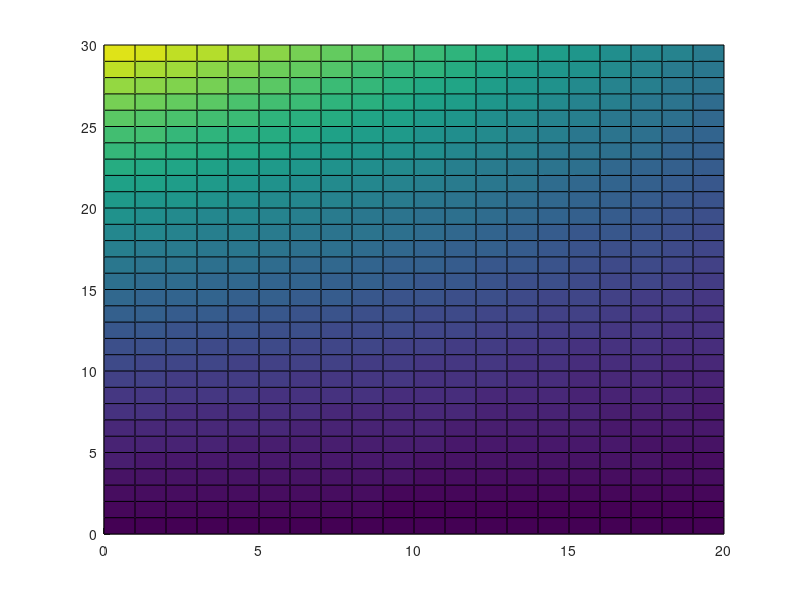

This chart was generated by the following MATLAB code:
clear all;

Nloop = 30;
Nmode = Nloop+2;

r = 0.1;
%ph1 = pi/4;
th = 0;

Nph = 20;
%ph = zeros(Nph,1);
loop = zeros(Nloop+1,1);
In = zeros(Nloop+1,Nph);

c0 = [cosh(r) 0;0 cosh(r)];
s0 = [-exp(i*th)*sinh(r) 0;0 -exp(-i*th)*sinh(r)];

loop(1,1) = 0;
In(1,1) = 0;
for l = 0:Nph
    ph1 = (l+10)*pi/60;
    %ph1 = pi/4;
    
    u = [exp(i*ph1) 0;0 exp(-i*ph1)];
    du = [i*exp(i*ph1) 0;0 -i*exp(-i*ph1)];
    
    sig = eye(Nmode*2)/2;
    dsig = zeros(Nmode*2);

    for k = 0: Nloop
        Co = zeros(2*Nmode);
        Co = blkdiag(c0,eye(2*(k)),c0,eye(2*Nloop - 2*k));
     
%      S0 = zeros(2*Nmode);
%      S0 = blkdiag(s0,zeros(2*(k)),s0,zeros(2*Nloop - 2*k));
%      S1 = flip(S0);
        S1 = zeros(2*Nmode);
        S2 = zeros(2*Nmode);
    
        S1(1,2*(k+1)+2) = -exp(i*th)*sinh(r);
        S1(2,2*(k+1)+1) = -exp(-i*th)*sinh(r);
        S1(2*(k+1)+2,1) = -exp(-i*th)*sinh(r);
        S1(2*(k+1)+1,2) = -exp(i*th)*sinh(r);

        S2(1,2*(k+1)+2) = exp(i*th)*sinh(r);
        S2(2,2*(k+1)+1) = exp(-i*th)*sinh(r);
        S2(2*(k+1)+2,1) = exp(-i*th)*sinh(r);
        S2(2*(k+1)+1,2) = exp(i*th)*sinh(r);
        
        S = Co+S1;
        Sq = Co+S2;
        
        U = blkdiag(u,eye(2*Nmode-2));
        dU = blkdiag(du,zeros(2*Nmode-2));   
    
        dsig = (S*dU*S*sig*S'*U'*S' + S*U*S*dsig*S'*U'*S' + S*U*S*sig*S'*dU'*S');  
        sig1 = S*sig*S';
        sig = (S*U*S*sig*S'*U'*S');
    
    
        Isig = inv(sig);
        %H(k+1,1) = trace(Isig*dsig*Isig*dsig)/4; 

        In(k+1,l+1) = sig1(1,1) + sig1(2*(k+1)+1,2*(k+1)+1) - 1;
        %In(k+1,l) = sig(2*(k+1)+1,2*(k+1)+1)/2 - 1/2;
        %phasevar(k+1,1) = 1/sqrt(H(k+1,1));
        loop(k+1,1) = k;    
        ph(l+1,1) = l;
    end
end

Z = abs(In);
hold on;
% plot(ph,Z(10,:),'c')
% xlabel('\phi');
% ylabel('Intensity');
surf(ph,loop,Z)
%ribbon(abs(In))
